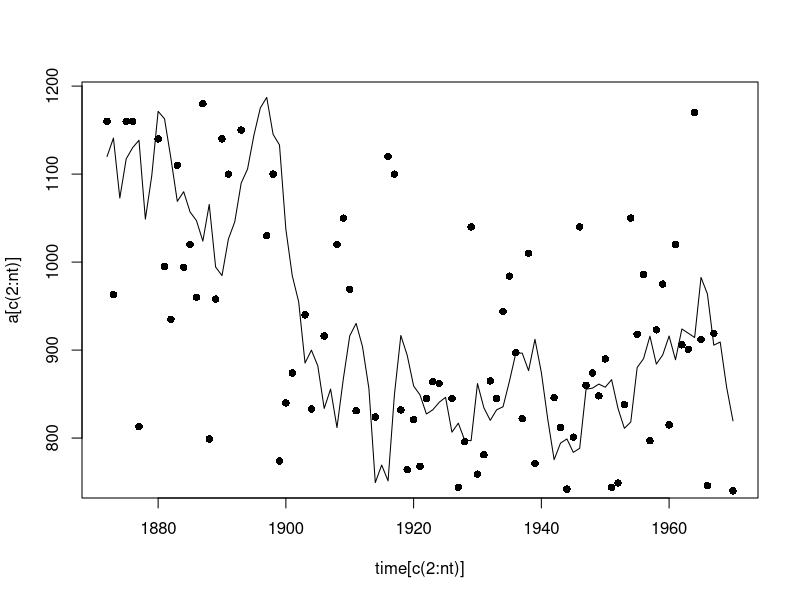
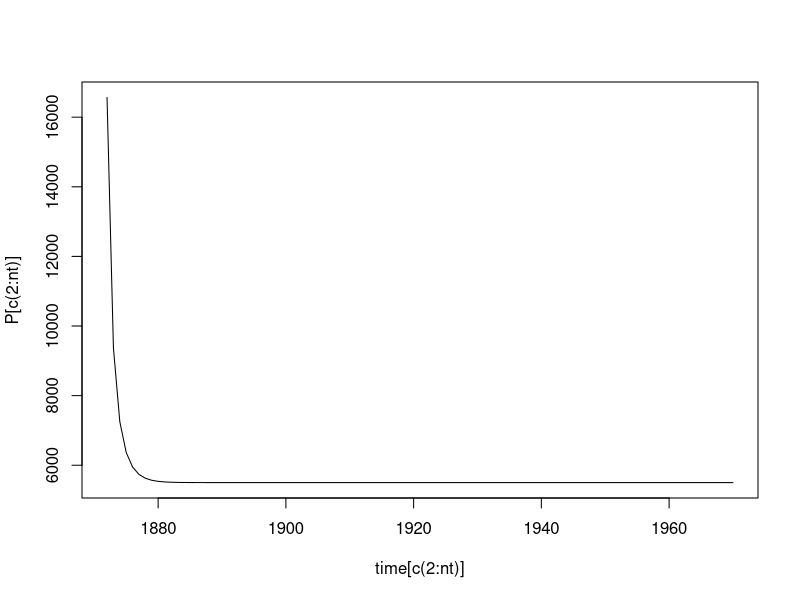
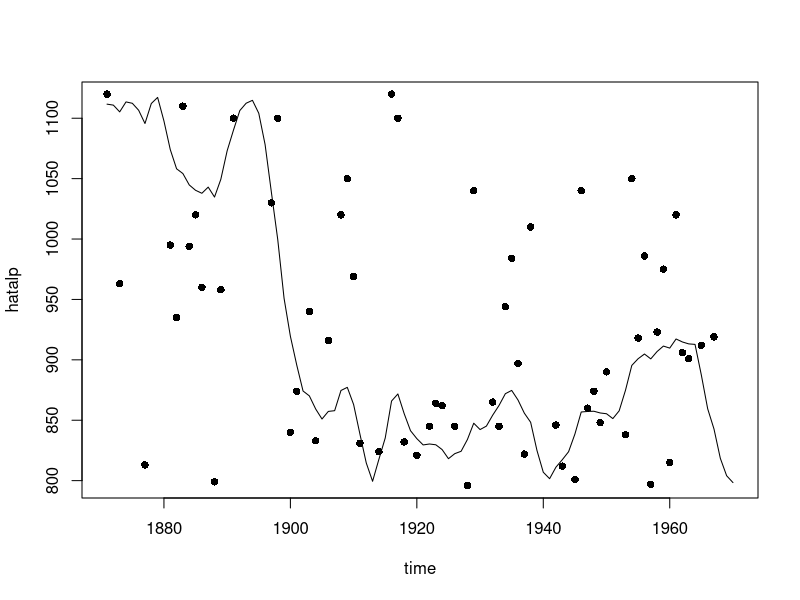
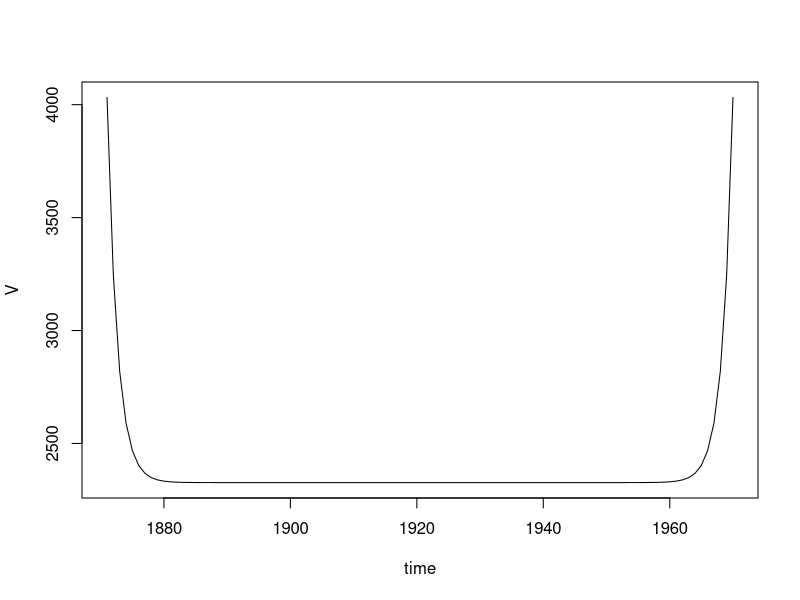

These figures' R source, in order:
## ---- chunk 1
Nile <- datasets::Nile
## ---- chunk 2
nt   <- 100                      # no. time intervals
time <- c(1871:1970)

sig_ep  <- 15099                        # process err variance
sig_eta  <- 1469.1                       # obs error variance

a <- rep(0,nt)
P <- rep(0,nt)


v <- rep(0,nt)
F <- rep(0,nt)
K <- rep(0,nt)



a[1] = 0
P[1] = 10^10


v[1] <- Nile[1] - a[1]
F[1] <- P[1] + sig_ep
K[1] <- P[1]/F[1]


for(t in 2:nt){
  a[t] <- a[t-1] + K[t-1]*v[t-1]
  P[t] <- P[t-1]*(1-K[t-1]) + sig_eta

  
  v[t] <- Nile[t] - a[t]
  F[t] <- P[t] + sig_ep
  K[t] <- P[t]/F[t]
}

hatalp <- rep(0,nt)
V <- rep(0,nt)
r <- rep(0,nt+1)
N <- rep(0,nt+1)

r[nt] <- 0
hatalp[nt] <- a[nt]
N[nt] <- 0
V[nt] <- 0

for (k in 1:nt){
  m <- nt-k+1
  r[m] <- v[m]/F[m]+(1-K[m])*r[m+1]
  hatalp[m]<-a[m]+P[m]*r[m]
  N[m] <- 1/F[m]+(1-K[m])^2*N[m+1]
  V[m] <- P[m]-P[m]^2*N[m]
}

## ---- chunk 3
png('local_a.png',width=600, height=400)
plot(time[c(2:nt)],a[c(2:nt)], type="l")
points(time[c(2:nt)], Nile[c(2:nt)], pch=16)
abline(h=0)
dev.off()
## ---- chunk 4
png('local_P.png',width=600, height=400)
plot(time[c(2:nt)],P[c(2:nt)],type="l")
dev.off()
## ---- chunk 5
png('local_hatalp.png',width=600, height=400)
plot(time, hatalp, type="l")
points(time, Nile, pch=16)
dev.off()
## ---- chunk 6
png('local_V.png',width=600, height=400)
plot(time,V,type="l")
dev.off()


